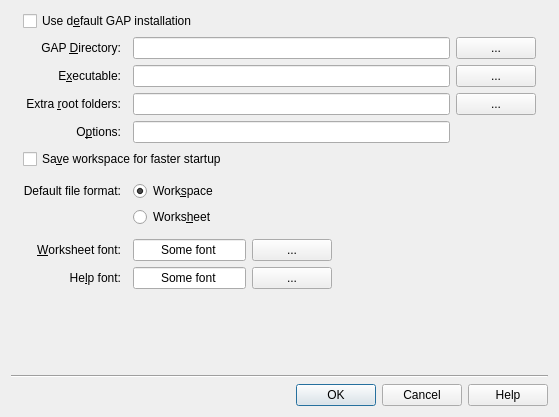
<ui version="4.0" >
 <class>PrefsDialog</class>
 <widget class="QDialog" name="PrefsDialog" >
  <property name="geometry" >
   <rect>
    <x>0</x>
    <y>0</y>
    <width>559</width>
    <height>417</height>
   </rect>
  </property>
  <property name="windowTitle" >
   <string>GGAP Preferences</string>
  </property>
  <layout class="QVBoxLayout" name="verticalLayout" >
   <item>
    <layout class="QGridLayout" name="gridLayout" >
     <item row="1" column="1" >
      <widget class="QLabel" name="labelGapDir" >
       <property name="sizePolicy" >
        <sizepolicy vsizetype="Preferred" hsizetype="Minimum" >
         <horstretch>0</horstretch>
         <verstretch>0</verstretch>
        </sizepolicy>
       </property>
       <property name="text" >
        <string>GAP &amp;Directory:</string>
       </property>
       <property name="alignment" >
        <set>Qt::AlignRight|Qt::AlignTrailing|Qt::AlignVCenter</set>
       </property>
       <property name="buddy" >
        <cstring>buttonGapDir</cstring>
       </property>
      </widget>
     </item>
     <item row="1" column="3" colspan="3" >
      <widget class="QLineEdit" name="entryGapDir" />
     </item>
     <item row="1" column="6" >
      <widget class="QPushButton" name="buttonGapDir" >
       <property name="sizePolicy" >
        <sizepolicy vsizetype="Fixed" hsizetype="Fixed" >
         <horstretch>0</horstretch>
         <verstretch>0</verstretch>
        </sizepolicy>
       </property>
       <property name="text" >
        <string>...</string>
       </property>
      </widget>
     </item>
     <item row="2" column="1" >
      <widget class="QLabel" name="labelGapExe" >
       <property name="sizePolicy" >
        <sizepolicy vsizetype="Preferred" hsizetype="Minimum" >
         <horstretch>0</horstretch>
         <verstretch>0</verstretch>
        </sizepolicy>
       </property>
       <property name="text" >
        <string>E&amp;xecutable:</string>
       </property>
       <property name="alignment" >
        <set>Qt::AlignRight|Qt::AlignTrailing|Qt::AlignVCenter</set>
       </property>
       <property name="buddy" >
        <cstring>buttonGapExe</cstring>
       </property>
      </widget>
     </item>
     <item row="2" column="3" colspan="3" >
      <widget class="QLineEdit" name="entryGapExe" />
     </item>
     <item row="2" column="6" >
      <widget class="QPushButton" name="buttonGapExe" >
       <property name="sizePolicy" >
        <sizepolicy vsizetype="Fixed" hsizetype="Fixed" >
         <horstretch>0</horstretch>
         <verstretch>0</verstretch>
        </sizepolicy>
       </property>
       <property name="text" >
        <string>...</string>
       </property>
      </widget>
     </item>
     <item row="4" column="3" colspan="3" >
      <widget class="QLineEdit" name="entryGapArgs" />
     </item>
     <item row="4" column="1" >
      <widget class="QLabel" name="labelGapArgs" >
       <property name="sizePolicy" >
        <sizepolicy vsizetype="Preferred" hsizetype="Minimum" >
         <horstretch>0</horstretch>
         <verstretch>0</verstretch>
        </sizepolicy>
       </property>
       <property name="text" >
        <string>O&amp;ptions:</string>
       </property>
       <property name="alignment" >
        <set>Qt::AlignRight|Qt::AlignTrailing|Qt::AlignVCenter</set>
       </property>
       <property name="buddy" >
        <cstring>entryGapArgs</cstring>
       </property>
      </widget>
     </item>
     <item row="6" column="3" >
      <spacer name="verticalSpacer" >
       <property name="orientation" >
        <enum>Qt::Vertical</enum>
       </property>
       <property name="sizeType" >
        <enum>QSizePolicy::Fixed</enum>
       </property>
       <property name="sizeHint" stdset="0" >
        <size>
         <width>0</width>
         <height>6</height>
        </size>
       </property>
      </spacer>
     </item>
     <item row="7" column="1" >
      <widget class="QLabel" name="label_4" >
       <property name="sizePolicy" >
        <sizepolicy vsizetype="Preferred" hsizetype="Minimum" >
         <horstretch>0</horstretch>
         <verstretch>0</verstretch>
        </sizepolicy>
       </property>
       <property name="text" >
        <string>Default file format:</string>
       </property>
       <property name="alignment" >
        <set>Qt::AlignRight|Qt::AlignTrailing|Qt::AlignVCenter</set>
       </property>
       <property name="buddy" >
        <cstring>radioWorkspace</cstring>
       </property>
      </widget>
     </item>
     <item row="7" column="3" colspan="3" >
      <widget class="QRadioButton" name="radioWorkspace" >
       <property name="sizePolicy" >
        <sizepolicy vsizetype="Fixed" hsizetype="Expanding" >
         <horstretch>0</horstretch>
         <verstretch>0</verstretch>
        </sizepolicy>
       </property>
       <property name="text" >
        <string>Work&amp;space</string>
       </property>
       <property name="checked" >
        <bool>true</bool>
       </property>
      </widget>
     </item>
     <item row="8" column="3" colspan="3" >
      <widget class="QRadioButton" name="radioWorksheet" >
       <property name="sizePolicy" >
        <sizepolicy vsizetype="Fixed" hsizetype="Expanding" >
         <horstretch>0</horstretch>
         <verstretch>0</verstretch>
        </sizepolicy>
       </property>
       <property name="text" >
        <string>Works&amp;heet</string>
       </property>
      </widget>
     </item>
     <item row="9" column="3" >
      <spacer name="verticalSpacer_3" >
       <property name="orientation" >
        <enum>Qt::Vertical</enum>
       </property>
       <property name="sizeType" >
        <enum>QSizePolicy::Fixed</enum>
       </property>
       <property name="sizeHint" stdset="0" >
        <size>
         <width>0</width>
         <height>6</height>
        </size>
       </property>
      </spacer>
     </item>
     <item row="10" column="1" >
      <widget class="QLabel" name="label_6" >
       <property name="sizePolicy" >
        <sizepolicy vsizetype="Preferred" hsizetype="Minimum" >
         <horstretch>0</horstretch>
         <verstretch>0</verstretch>
        </sizepolicy>
       </property>
       <property name="text" >
        <string>&amp;Worksheet font:</string>
       </property>
       <property name="alignment" >
        <set>Qt::AlignRight|Qt::AlignTrailing|Qt::AlignVCenter</set>
       </property>
       <property name="buddy" >
        <cstring>buttonWorksheetFont</cstring>
       </property>
      </widget>
     </item>
     <item row="1" column="0" >
      <spacer name="horizontalSpacer" >
       <property name="orientation" >
        <enum>Qt::Horizontal</enum>
       </property>
       <property name="sizeType" >
        <enum>QSizePolicy::Fixed</enum>
       </property>
       <property name="sizeHint" stdset="0" >
        <size>
         <width>12</width>
         <height>0</height>
        </size>
       </property>
      </spacer>
     </item>
     <item row="1" column="7" >
      <spacer name="horizontalSpacer_2" >
       <property name="orientation" >
        <enum>Qt::Horizontal</enum>
       </property>
       <property name="sizeType" >
        <enum>QSizePolicy::Fixed</enum>
       </property>
       <property name="sizeHint" stdset="0" >
        <size>
         <width>12</width>
         <height>0</height>
        </size>
       </property>
      </spacer>
     </item>
     <item row="10" column="4" >
      <widget class="QPushButton" name="buttonWorksheetFont" >
       <property name="sizePolicy" >
        <sizepolicy vsizetype="Fixed" hsizetype="Fixed" >
         <horstretch>0</horstretch>
         <verstretch>0</verstretch>
        </sizepolicy>
       </property>
       <property name="text" >
        <string>...</string>
       </property>
      </widget>
     </item>
     <item row="10" column="5" >
      <spacer name="horizontalSpacer_3" >
       <property name="orientation" >
        <enum>Qt::Horizontal</enum>
       </property>
       <property name="sizeHint" stdset="0" >
        <size>
         <width>0</width>
         <height>0</height>
        </size>
       </property>
      </spacer>
     </item>
     <item row="11" column="4" >
      <widget class="QPushButton" name="buttonHelpFont" >
       <property name="sizePolicy" >
        <sizepolicy vsizetype="Fixed" hsizetype="Fixed" >
         <horstretch>0</horstretch>
         <verstretch>0</verstretch>
        </sizepolicy>
       </property>
       <property name="text" >
        <string>...</string>
       </property>
      </widget>
     </item>
     <item row="11" column="1" >
      <widget class="QLabel" name="label_8" >
       <property name="text" >
        <string>He&amp;lp font:</string>
       </property>
       <property name="alignment" >
        <set>Qt::AlignRight|Qt::AlignTrailing|Qt::AlignVCenter</set>
       </property>
       <property name="buddy" >
        <cstring>buttonHelpFont</cstring>
       </property>
      </widget>
     </item>
     <item row="10" column="3" >
      <widget class="QLineEdit" name="entryWorksheetFont" >
       <property name="text" >
        <string>Some font</string>
       </property>
       <property name="alignment" >
        <set>Qt::AlignCenter</set>
       </property>
       <property name="readOnly" >
        <bool>true</bool>
       </property>
      </widget>
     </item>
     <item row="11" column="3" >
      <widget class="QLineEdit" name="entryHelpFont" >
       <property name="text" >
        <string>Some font</string>
       </property>
       <property name="alignment" >
        <set>Qt::AlignCenter</set>
       </property>
       <property name="readOnly" >
        <bool>true</bool>
       </property>
      </widget>
     </item>
     <item row="0" column="1" colspan="3" >
      <widget class="QCheckBox" name="buttonUseDefaultGap" >
       <property name="text" >
        <string>Use d&amp;efault GAP installation</string>
       </property>
      </widget>
     </item>
     <item row="3" column="1" >
      <widget class="QLabel" name="label" >
       <property name="text" >
        <string>Extra &amp;root folders:</string>
       </property>
       <property name="alignment" >
        <set>Qt::AlignRight|Qt::AlignTrailing|Qt::AlignVCenter</set>
       </property>
       <property name="buddy" >
        <cstring>buttonGapRoots</cstring>
       </property>
      </widget>
     </item>
     <item row="3" column="3" colspan="3" >
      <widget class="QLineEdit" name="entryGapRoots" >
       <property name="readOnly" >
        <bool>true</bool>
       </property>
      </widget>
     </item>
     <item row="3" column="6" >
      <widget class="QPushButton" name="buttonGapRoots" >
       <property name="sizePolicy" >
        <sizepolicy vsizetype="Fixed" hsizetype="Fixed" >
         <horstretch>0</horstretch>
         <verstretch>0</verstretch>
        </sizepolicy>
       </property>
       <property name="text" >
        <string>...</string>
       </property>
      </widget>
     </item>
     <item row="5" column="1" colspan="3" >
      <widget class="QCheckBox" name="buttonSaveWorkspace" >
       <property name="text" >
        <string>Sa&amp;ve workspace for faster startup</string>
       </property>
      </widget>
     </item>
    </layout>
   </item>
   <item>
    <spacer name="verticalSpacer_2" >
     <property name="orientation" >
      <enum>Qt::Vertical</enum>
     </property>
     <property name="sizeHint" stdset="0" >
      <size>
       <width>0</width>
       <height>0</height>
      </size>
     </property>
    </spacer>
   </item>
   <item>
    <widget class="Line" name="line" >
     <property name="orientation" >
      <enum>Qt::Horizontal</enum>
     </property>
    </widget>
   </item>
   <item>
    <widget class="QDialogButtonBox" name="buttonBox" >
     <property name="orientation" >
      <enum>Qt::Horizontal</enum>
     </property>
     <property name="standardButtons" >
      <set>QDialogButtonBox::Cancel|QDialogButtonBox::Help|QDialogButtonBox::Ok</set>
     </property>
    </widget>
   </item>
  </layout>
 </widget>
 <tabstops>
  <tabstop>buttonUseDefaultGap</tabstop>
  <tabstop>entryGapDir</tabstop>
  <tabstop>buttonGapDir</tabstop>
  <tabstop>entryGapExe</tabstop>
  <tabstop>buttonGapExe</tabstop>
  <tabstop>entryGapRoots</tabstop>
  <tabstop>buttonGapRoots</tabstop>
  <tabstop>entryGapArgs</tabstop>
  <tabstop>buttonSaveWorkspace</tabstop>
  <tabstop>radioWorkspace</tabstop>
  <tabstop>radioWorksheet</tabstop>
  <tabstop>entryWorksheetFont</tabstop>
  <tabstop>buttonWorksheetFont</tabstop>
  <tabstop>entryHelpFont</tabstop>
  <tabstop>buttonHelpFont</tabstop>
  <tabstop>buttonBox</tabstop>
 </tabstops>
 <resources/>
 <connections>
  <connection>
   <sender>buttonBox</sender>
   <signal>accepted()</signal>
   <receiver>PrefsDialog</receiver>
   <slot>accept()</slot>
   <hints>
    <hint type="sourcelabel" >
     <x>248</x>
     <y>254</y>
    </hint>
    <hint type="destinationlabel" >
     <x>157</x>
     <y>274</y>
    </hint>
   </hints>
  </connection>
  <connection>
   <sender>buttonBox</sender>
   <signal>rejected()</signal>
   <receiver>PrefsDialog</receiver>
   <slot>reject()</slot>
   <hints>
    <hint type="sourcelabel" >
     <x>316</x>
     <y>260</y>
    </hint>
    <hint type="destinationlabel" >
     <x>286</x>
     <y>274</y>
    </hint>
   </hints>
  </connection>
 </connections>
</ui>
